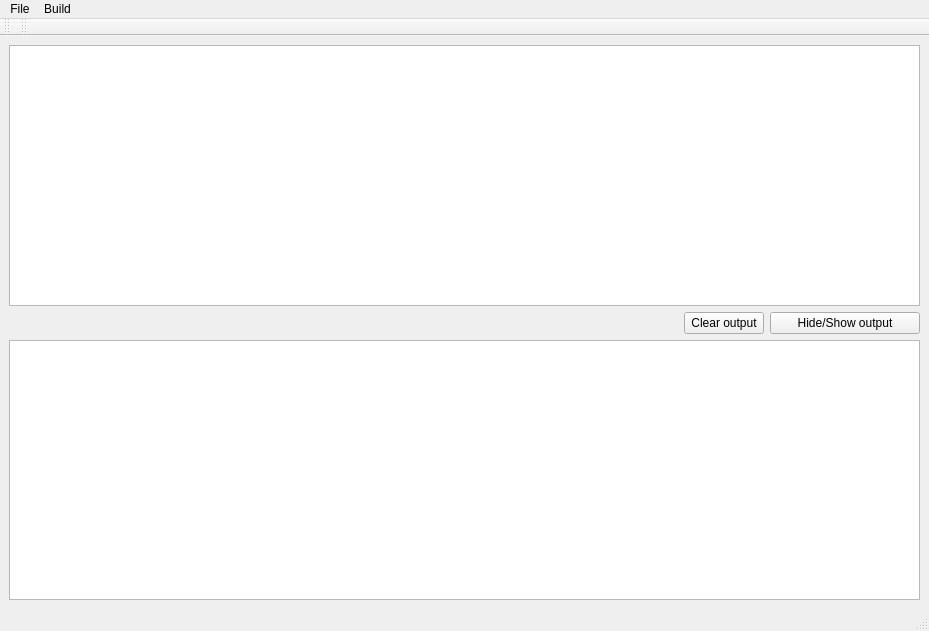
<?xml version="1.0" encoding="UTF-8"?>
<ui version="4.0">
 <class>MainWindow</class>
 <widget class="QMainWindow" name="MainWindow">
  <property name="geometry">
   <rect>
    <x>0</x>
    <y>0</y>
    <width>929</width>
    <height>631</height>
   </rect>
  </property>
  <property name="windowTitle">
   <string>E IDE</string>
  </property>
  <widget class="QWidget" name="centralwidget">
   <layout class="QGridLayout" name="gridLayout">
    <item row="0" column="0">
     <widget class="QTextEdit" name="textEdit">
      <property name="font">
       <font>
        <family>Monospace</family>
        <pointsize>16</pointsize>
        <italic>false</italic>
       </font>
      </property>
     </widget>
    </item>
    <item row="3" column="0">
     <widget class="QTextEdit" name="textEdit_2">
      <property name="enabled">
       <bool>true</bool>
      </property>
     </widget>
    </item>
    <item row="2" column="0">
     <layout class="QHBoxLayout" name="horizontalLayout">
      <item alignment="Qt::AlignRight">
       <widget class="QPushButton" name="pushButton_2">
        <property name="maximumSize">
         <size>
          <width>150</width>
          <height>90</height>
         </size>
        </property>
        <property name="text">
         <string>Clear output</string>
        </property>
       </widget>
      </item>
      <item>
       <widget class="QPushButton" name="pushButton">
        <property name="maximumSize">
         <size>
          <width>150</width>
          <height>90</height>
         </size>
        </property>
        <property name="text">
         <string>Hide/Show output</string>
        </property>
       </widget>
      </item>
     </layout>
    </item>
   </layout>
  </widget>
  <widget class="QMenuBar" name="menubar">
   <property name="geometry">
    <rect>
     <x>0</x>
     <y>0</y>
     <width>929</width>
     <height>29</height>
    </rect>
   </property>
   <widget class="QMenu" name="menuExit">
    <property name="title">
     <string>File</string>
    </property>
    <addaction name="actionExit"/>
   </widget>
   <widget class="QMenu" name="menuRun">
    <property name="title">
     <string>Build</string>
    </property>
    <addaction name="actionRun"/>
   </widget>
   <addaction name="menuExit"/>
   <addaction name="menuRun"/>
  </widget>
  <widget class="QStatusBar" name="statusbar"/>
  <widget class="QToolBar" name="toolBar">
   <property name="windowTitle">
    <string>toolBar</string>
   </property>
   <attribute name="toolBarArea">
    <enum>TopToolBarArea</enum>
   </attribute>
   <attribute name="toolBarBreak">
    <bool>false</bool>
   </attribute>
  </widget>
  <widget class="QToolBar" name="toolBar_2">
   <property name="windowTitle">
    <string>toolBar_2</string>
   </property>
   <attribute name="toolBarArea">
    <enum>TopToolBarArea</enum>
   </attribute>
   <attribute name="toolBarBreak">
    <bool>false</bool>
   </attribute>
  </widget>
  <action name="actionExit">
   <property name="text">
    <string>Exit</string>
   </property>
  </action>
  <action name="actionRun">
   <property name="text">
    <string>Run</string>
   </property>
  </action>
 </widget>
 <resources/>
 <connections>
  <connection>
   <sender>actionExit</sender>
   <signal>activated()</signal>
   <receiver>MainWindow</receiver>
   <slot>close()</slot>
   <hints>
    <hint type="sourcelabel">
     <x>-1</x>
     <y>-1</y>
    </hint>
    <hint type="destinationlabel">
     <x>464</x>
     <y>315</y>
    </hint>
   </hints>
  </connection>
  <connection>
   <sender>pushButton_2</sender>
   <signal>clicked(bool)</signal>
   <receiver>textEdit_2</receiver>
   <slot>clear()</slot>
   <hints>
    <hint type="sourcelabel">
     <x>296</x>
     <y>321</y>
    </hint>
    <hint type="destinationlabel">
     <x>244</x>
     <y>432</y>
    </hint>
   </hints>
  </connection>
 </connections>
</ui>
